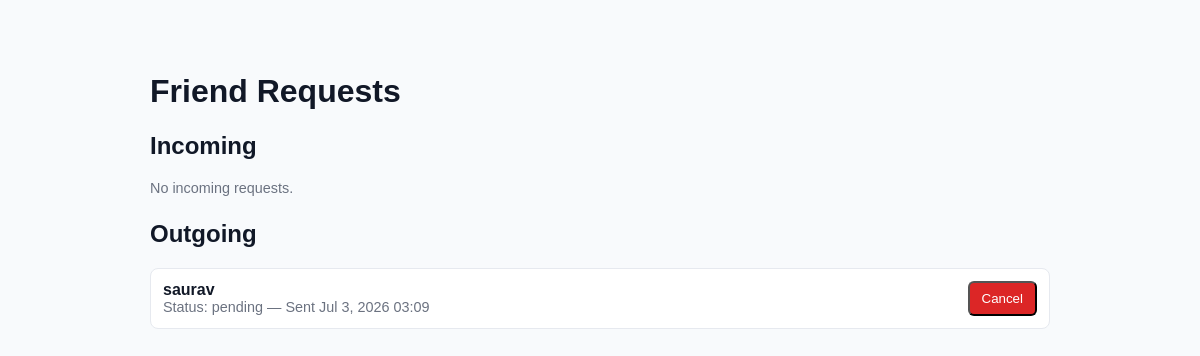
Before: /friends/requests/ (signed in) with the older database file.
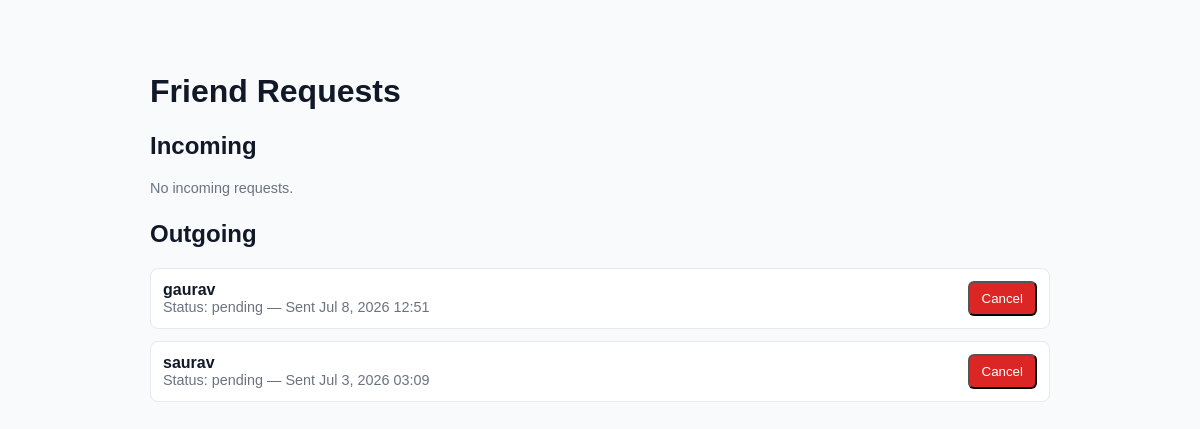
After: the same page with the newer database file.
### friends/models.py (models this page shows)
class FriendRequest(models.Model):
    sender = models.ForeignKey(
        User,
        on_delete=models.CASCADE,
        related_name="sent_requests"
    )
    receiver = models.ForeignKey(
        User,
        on_delete=models.CASCADE,
        related_name="received_requests"
    )
    status = models.CharField(
        max_length=20,
        choices=[
            ("pending", "Pending"),
            ("accepted", "Accepted"),
            ("rejected", "Rejected"),
        ],
        default="pending"
    )
    created_at = models.DateTimeField(auto_now_add=True)
    class Meta:
        unique_together = ("sender", "receiver")

### friends/views.py (the view)
# urls.py: path("requests/", requests_view, name="requests"),
@login_required
def requests_view(request):
    incoming = FriendRequest.objects.filter(receiver=request.user, status="pending").order_by("-created_at")
    outgoing = FriendRequest.objects.filter(sender=request.user, status="pending").order_by("-created_at")
    return render(request, "friends/requests.html", {
        "incoming": incoming,
        "outgoing": outgoing,
    })

### friends/templates/friends/requests.html (shortened to what this page needs)
<!DOCTYPE html>
<html>
<head>
</head>
<body>
<div class="container">
    <h1>Friend Requests</h1>
    <h2>Incoming</h2>
    {% if incoming %}
        <div style="display:grid;gap:12px">
        {% for req in incoming %}
            <div class="card row">
                <div>
                    <div style="font-weight:600">{{ req.sender.username }}</div>
                    <div class="muted">Sent {{ req.created_at|date:"M j, Y H:i" }}</div>
                </div>
                <div>
                    <button data-id="{{ req.id }}" class="btn btn-accept accept-btn">Accept</button>
                    <button data-id="{{ req.id }}" class="btn btn-reject reject-btn">Reject</button>
                </div>
            </div>
        {% endfor %}
        </div>
    {% else %}
        <p class="muted">No incoming requests.</p>
    {% endif %}
    <h2 style="margin-top:24px">Outgoing</h2>
    {% if outgoing %}
        <div style="display:grid;gap:12px">
        {% for req in outgoing %}
            <div class="card row">
                <div>
                    <div style="font-weight:600">{{ req.receiver.username }}</div>
                    <div class="muted">Status: {{ req.status }} — Sent {{ req.created_at|date:"M j, Y H:i" }}</div>
                </div>
                <div>
                    {% if req.status == "pending" %}
                        <button data-id="{{ req.id }}" class="btn btn-reject cancel-btn">Cancel</button>
                    {% endif %}
                </div>
            </div>
        {% endfor %}
        </div>
    {% else %}
        <p class="muted">No outgoing requests.</p>
    {% endif %}
</div>
</body>
</html>

### friends/templates/friends/requests.html (style rules this page uses)
body { font-family: Arial, sans-serif; background: #f8fafc; color:#111827; }
.container { max-width:900px; margin:32px auto; padding:20px; }
.card { background:white; border:1px solid #e6e9ef; padding:12px; border-radius:8px; }
.row { display:flex; justify-content:space-between; align-items:center; }
.btn { padding:8px 12px; border-radius:6px; cursor:pointer; }
.btn-reject { background:#dc2626; color:white; }
.muted { color:#6b7280; font-size:0.9rem; }

Changed rows visible on the page:
added FriendRequest: receiver.username "gaurav", status "pending", created_at "Jul 8, 2026 12:51"
